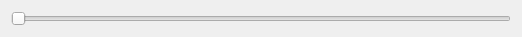
<?xml version="1.0" encoding="UTF-8"?>
<ui version="4.0">
 <class>seekerWidget</class>
 <widget class="QWidget" name="seekerWidget">
  <property name="geometry">
   <rect>
    <x>0</x>
    <y>0</y>
    <width>518</width>
    <height>33</height>
   </rect>
  </property>
  <property name="windowTitle">
   <string>Form</string>
  </property>
  <layout class="QHBoxLayout" name="horizontalLayout">
   <item>
    <widget class="QSlider" name="seekerSlider">
     <property name="minimumSize">
      <size>
       <width>500</width>
       <height>0</height>
      </size>
     </property>
     <property name="maximum">
      <number>195</number>
     </property>
     <property name="sliderPosition">
      <number>0</number>
     </property>
     <property name="tracking">
      <bool>true</bool>
     </property>
     <property name="orientation">
      <enum>Qt::Horizontal</enum>
     </property>
     <property name="invertedAppearance">
      <bool>false</bool>
     </property>
     <property name="invertedControls">
      <bool>false</bool>
     </property>
    </widget>
   </item>
  </layout>
 </widget>
 <resources/>
 <connections/>
</ui>
